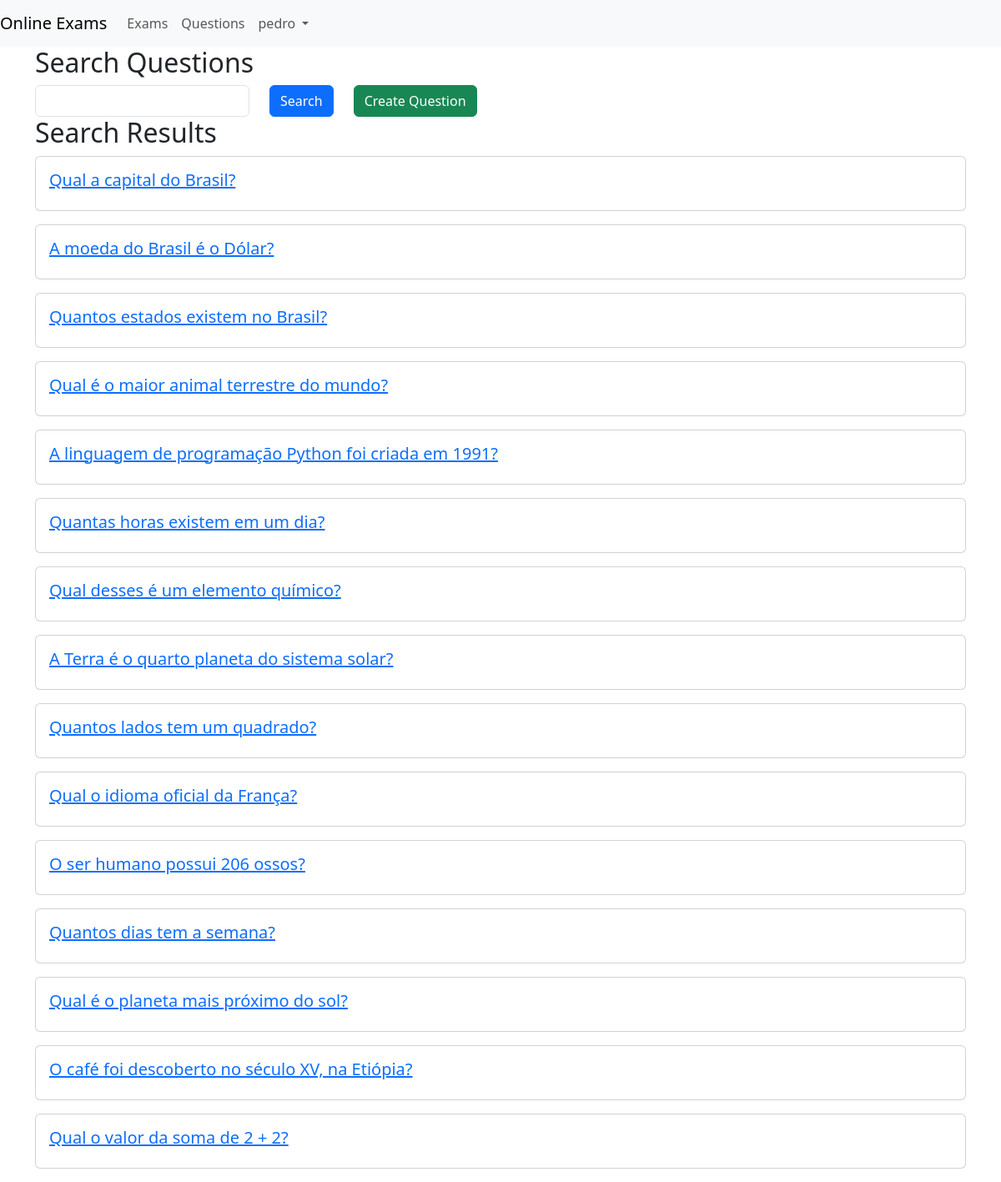
/questions/search (signed in), run on the app's committed database.
### app/models.py (models this page shows, shortened)
class User(UserMixin, db.Model):
    id = db.Column(db.Integer, primary_key=True)
    username = db.Column(db.String(20), unique=True, nullable=False)
    password = db.Column(db.String(60), nullable=False)
    user_type_id = db.Column(db.Integer, db.ForeignKey("user_type.id"), nullable=False)
    user_type = db.relationship("UserType", backref=db.backref("users", lazy=True))
    def is_professor(self) -> bool:
        return self.user_type_id == UserTypes.PROFESSOR

class Question(db.Model):
    id = db.Column(db.Integer, primary_key=True)
    data = db.Column(db.JSON, nullable=False)
    text = db.Column(db.String(1000), nullable=True)
    question_type_id = db.Column(
        db.Integer, db.ForeignKey("question_type.id"), nullable=False
    )
    question_type = db.relationship("QuestionType")

### app/questions/controller.py (the view)
@bp.route("/search", methods=["GET", "POST"])
@login_required
def search():
    search_form = QuestionSearchForm(request.form)
    questions = None
    if not search_form.search.data:
        questions = Question.query.all()
    elif request.method == "POST" and search_form.validate():
        questions = Question.query.filter(
            Question.json.like("%" + search_form.search.data + "%")
        ).all()
    return render_template(
        "questions/search.jinja2",
        title="Search Question",
        form=search_form,
        questions=questions,
    )

### app/questions/forms.py
class QuestionSearchForm(FlaskForm):
    search = StringField("Search", validators=[Optional()])
    submit = SubmitField("Search")

### app/auth/loaders.py (called while the page is built)
@login_manager.user_loader
def load_user(user_id):
    return User.query.get(int(user_id))

### app/templates/questions/search.jinja2 (shortened to what this page needs)
{% extends "base.jinja2" %}
{% block content %}
    <div class="container">
        <h2>Search Questions</h2>
        <form method="POST">
            <div class="row">
                <div class="col-auto form-group">
                    {{ form.search(class="form-control") }}
                </div>
                <div class="col-auto form-group">
                    {{ form.submit(class="btn btn-primary") }}
                </div>
                <div class="col-auto form-group">
                    <a href="{{ url_for('questions.add') }}" class="btn btn-success">Create Question</a>
                </div>
            </div>
        </form>
        {% if questions %}
            <h2>Search Results</h2>
            {% for question in questions %}
                <div class="card mb-3">
                    <a href="{{ url_for('questions.update', question_id=question.id) }}">
                        <div class="card-body">
                            <h5 class="card-title">{{ question.text }}</h5>
                        </div>
                    </a>
                </div>
            {% endfor %}
        {% endif %}
    </div>
{% endblock %}

### app/templates/base.jinja2 (shortened to what this page needs)
{% from 'bootstrap5/utils.html' import render_messages %}
{% from 'bootstrap5/form.html' import render_form %}
{% from 'bootstrap5/nav.html' import render_nav_item, render_breadcrumb_item %}
{% block doc -%}
    <!DOCTYPE html>
    <html{% block html_attribs %}{% endblock html_attribs %}>
    {%- block html %}
        <head>
            {%- block head %}
                {%- block styles %}
                    {{ bootstrap.load_css() }}
                    <link rel="stylesheet" type="text/css" href="{{ url_for('static', filename='style.css') }}">
                {%- endblock styles %}
            {%- endblock head %}
        </head>
        <body{% block body_attribs %}{% endblock body_attribs %}>
        {%- block body %}
            {% if current_user.is_authenticated %}
                <div class="navbar navbar-expand-lg navbar-light bg-light">
                    <a class="navbar-brand" href="{{ url_for('home') }}">Online Exams</a>
                    <div class="collapse navbar-collapse" id="navbarNav">
                        <ul class="navbar-nav mr-auto">
                            <li class="nav-item">
                                <a class="nav-link" href="{{ url_for('exams.search') }}">Exams</a>
                            </li>
                            {% if current_user.is_professor() %}
                                <li class="nav-item">
                                    <a class="nav-link" href="{{ url_for('questions.search') }}">Questions</a>
                                </li>
                            {% endif %}
                        </ul>
                        <ul class="navbar-nav ml-auto">
                            <li class="nav-item dropdown">
                                <a class="nav-link dropdown-toggle" href="#" id="userDropdown" role="button" data-bs-toggle="dropdown" aria-expanded="false">
                                     {{ current_user.username }}
                                </a>
                            </li>
                        </ul>
                    </div>
                </div>
            {% endif %}
            {% block content -%}
            {%- endblock content %}
        {%- endblock body %}
        </body>
    {%- endblock html %}
    </html>
{% endblock doc -%}

### data on the page
User: username "pedro"
Question: text "Qual a capital do Brasil?"
Question: text "A moeda do Brasil é o Dólar?"
Question: text "Quantos estados existem no Brasil?"
Question: text "Qual é o maior animal terrestre do mundo?"
Question: text "A linguagem de programação Python foi criada em 1991?"
Question: text "Quantas horas existem em um dia?"
Question: text "Qual desses é um elemento químico?"
Question: text "A Terra é o quarto planeta do sistema solar?"
Question: text "Quantos lados tem um quadrado?"
Question: text "Qual o idioma oficial da França?"
Question: text "O ser humano possui 206 ossos?"
Question: text "Quantos dias tem a semana?"
Question: text "Qual é o planeta mais próximo do sol?"
Question: text "O café foi descoberto no século XV, na Etiópia?"
Question: text "Qual o valor da soma de 2 + 2?"
